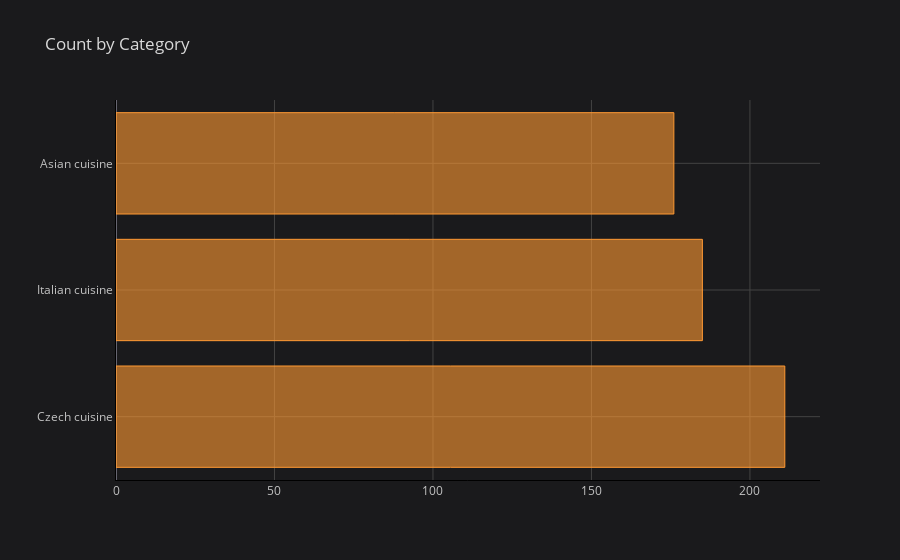

Notebook cell for this chart:
### Markdown cell above
# Favourite category

### Code cell
demography.value_counts('Favourite category').iplot(kind='barh', linecolor="black", title="Count by Category")

### Figure 1 — Plotly figure (JSON) as saved in the notebook; plotly's stock layout.template omitted (floating-point values rounded to 4 significant figures)
{"data": [{"marker": {"color": "rgba(255, 153, 51, 0.6)", "line": {"color": "rgba(255, 153, 51, 1.0)", "width": 1}}, "name": "None", "orientation": "h", "text": "", "x": [211, 185, 176], "y": ["Czech cuisine", "Italian cuisine", "Asian cuisine"], "type": "bar"}], "layout": {"legend": {"bgcolor": "#1A1A1C", "font": {"color": "#D9D9D9"}}, "paper_bgcolor": "#1A1A1C", "plot_bgcolor": "#1A1A1C", "title": {"font": {"color": "#D9D9D9"}, "text": "Count by Category"}, "xaxis": {"gridcolor": "#434343", "linecolor": "black", "showgrid": true, "tickfont": {"color": "#C2C2C2"}, "title": {"font": {"color": "#D9D9D9"}, "text": ""}, "zerolinecolor": "#666570"}, "yaxis": {"gridcolor": "#434343", "linecolor": "black", "showgrid": true, "tickfont": {"color": "#C2C2C2"}, "title": {"font": {"color": "#D9D9D9"}, "text": ""}, "zerolinecolor": "#666570"}}}
